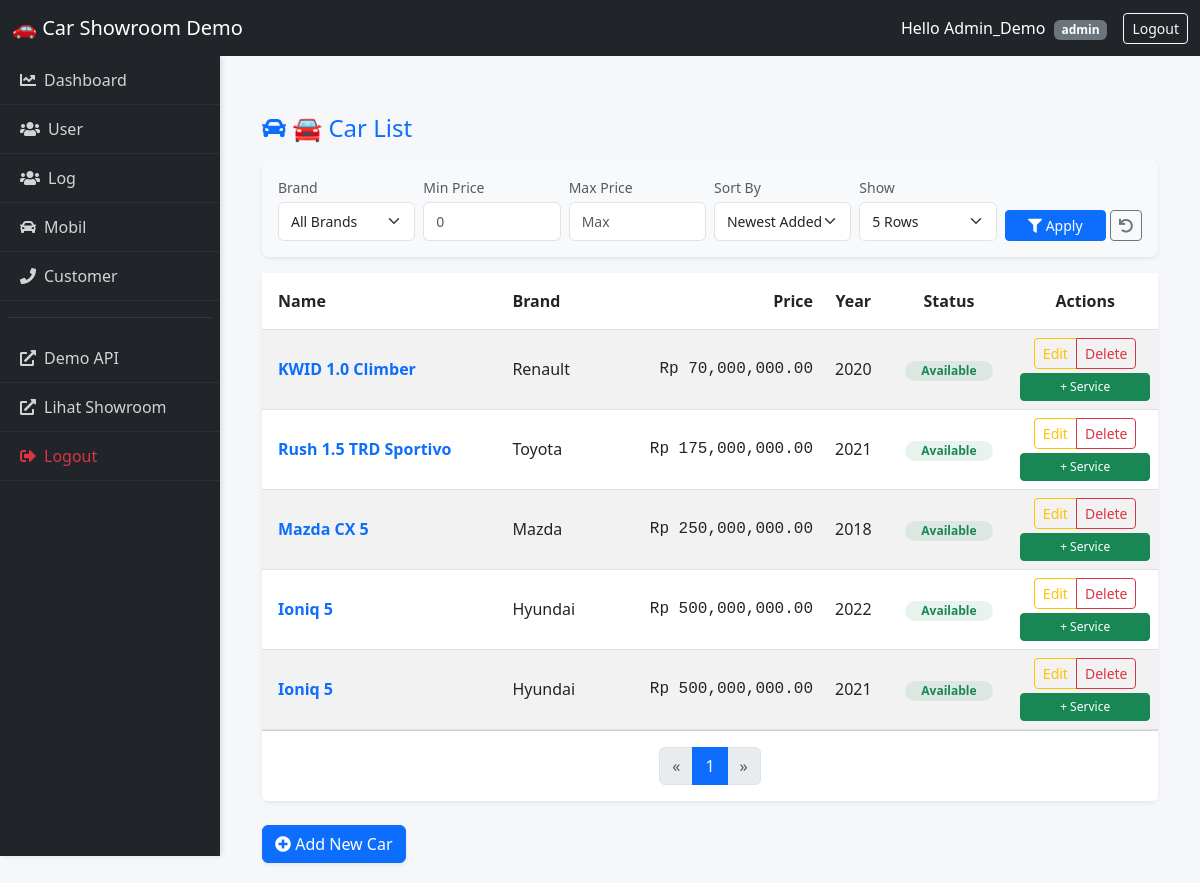
Before: /demo/dashboard/carlist/ (signed in) with the older database file.
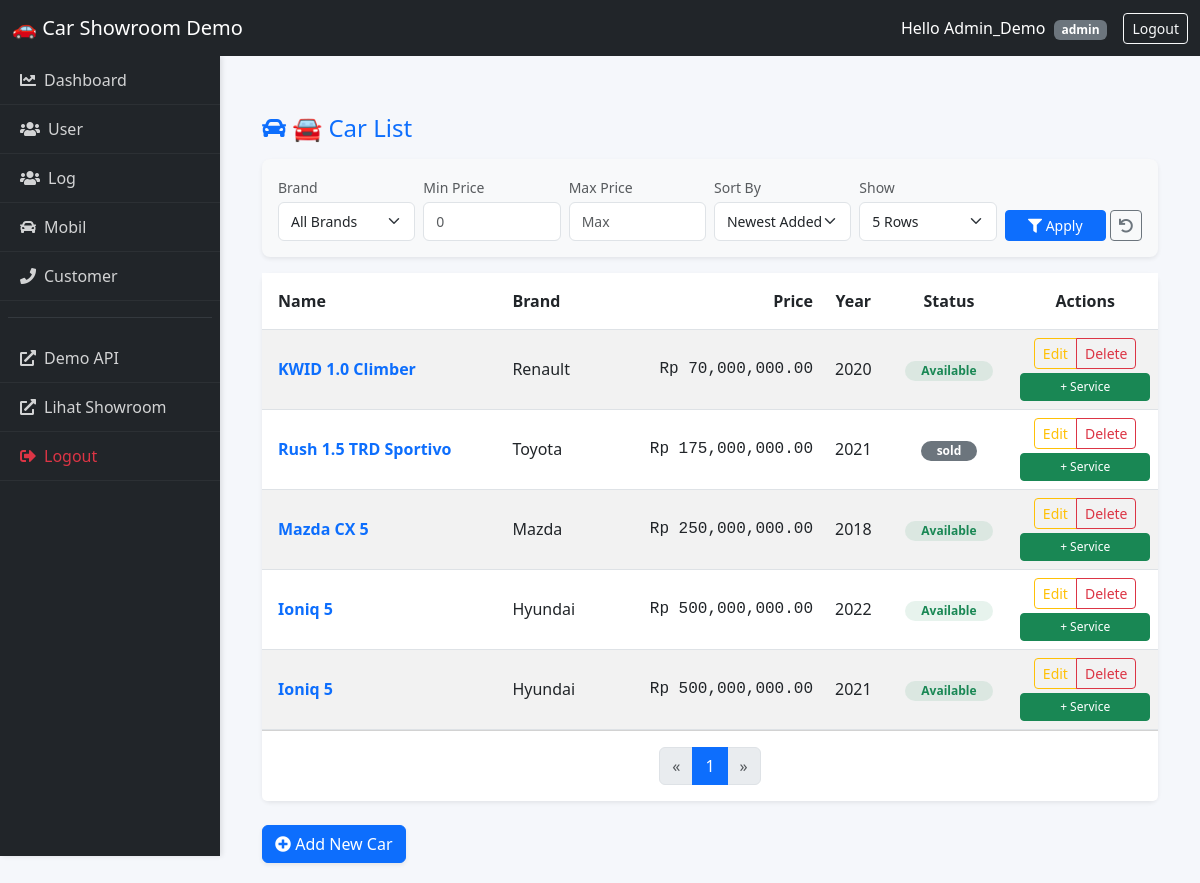
After: the same page with the newer database file.
### cars/models.py (models this page shows, shortened)
class Cars(models.Model):
    id = models.AutoField(primary_key=True)
    nama = models.CharField(max_length=100)
    harga = models.DecimalField(max_digits=12, decimal_places=2)
    merek = models.CharField(max_length=50)
    model = models.CharField(max_length=50)
    tahun = models.IntegerField()
    kilometer = models.IntegerField()
    transmisi = models.CharField(max_length=20, choices=[('auto','Otomatis'), ('manual', 'Manual')])
    jenis_bahan_bakar = models.CharField(max_length=20, choices=[('bensin','Bensin'), ('diesel', 'Diesel'), ('elektrik', 'Elektrik')])
    mesin = models.CharField(max_length=50)
    tempat_duduk = models.IntegerField()
    deskripsi = models.TextField()
    gambar = models.ImageField(upload_to='cars/images/',blank=True, null=True)
    status = models.CharField(max_length=20,
                              choices=[('available','Available'),('sold','Sold'),('booked','Booked')],default='available')

### demo/views.py (the view)
# urls.py: path('dashboard/carlist/', demo_carlist_dashboard, name='demo_carlist_dashboard'),
def demo_carlist_dashboard(request):
    if not request.user.is_authenticated:
        return redirect("demo_login")
    cars_data = Cars.objects.all()
    selected_brand = request.GET.get('brand')
    if selected_brand and selected_brand != "":
        cars_data = cars_data.filter(merek__iexact=selected_brand)
    min_price = request.GET.get('min_price')
    if min_price and min_price != "":
        cars_data = cars_data.filter(harga__gte=min_price)
    max_price = request.GET.get('max_price')
    if max_price and max_price != "":
        cars_data = cars_data.filter(harga__lte=max_price)
    sort_by = request.GET.get('sort', 'newest') # Default: newest
    if sort_by == 'price_low':
        cars_data = cars_data.order_by('harga')       # Harga Terendah
    elif sort_by == 'price_high':
        cars_data = cars_data.order_by('-harga')      # Harga Tertinggi
    elif sort_by == 'year_new':
        cars_data = cars_data.order_by('-tahun')      # Tahun Muda
    elif sort_by == 'year_old':
        cars_data = cars_data.order_by('tahun')       # Tahun Tua
    else:
        cars_data = cars_data.order_by('-id')         # Default (Input Terakhir)
    items_per_page = request.GET.get('paginate_by', 5)
    try:
        items_per_page = int(items_per_page)
    except ValueError:
        items_per_page = 5
    paginator = Paginator(cars_data, items_per_page)
    page_number = request.GET.get('page')
    page_obj = paginator.get_page(page_number)
    brands_list = Cars.objects.values_list('merek', flat=True).distinct().order_by('merek')
    context = {
        "cars": page_obj,
        "items_per_page": items_per_page,
        "brands_list": brands_list,       # Untuk dropdown merek
        "selected_brand": selected_brand, # Agar filter tidak reset saat ganti halaman
        "min_price": min_price,
        "max_price": max_price,
        "current_sort": sort_by,
    }
    return render(request, "demo/car_list_dashboard.html", context)

### demo/templates/demo/car_list_dashboard.html (shortened to what the changed rows need)
{% extends 'demo/base.html' %}
{% load humanize %}
{% block content %}
<div class="container-fluid mt-4">
    <div class="card shadow-sm border-0">
        <div class="card-body p-0">
            <div class="table-responsive">
                <table class="table table-hover table-striped align-middle mb-0">
                    <thead class="bg-light text-dark">
                        <tr>
                            <th class="py-3 ps-3">Name</th>
                            <th class="py-3">Brand</th>
                            <th class="py-3 text-end">Price</th>
                            <th class="py-3 text-center">Year</th>
                            <th class="py-3 text-center">Status</th>
                            {% if request.user.role in 'admin sales' %}
                                <th class="py-3 text-center">Actions</th>
                            {% endif %}
                        </tr>
                    </thead>
                    <tbody>
                        {% for car in cars %}
                        <tr>
                            <td class="ps-3">
                                <a href="{% url 'detail_car' car.id %}" class="fw-bold text-decoration-none text-primary">{{ car.nama }}</a>
                            </td>
                            <td>{{ car.merek }}</td>
                            <td class="text-end font-monospace">Rp {{ car.harga|intcomma }}</td>
                            <td class="text-center">{{ car.tahun }}</td>
                            <td class="text-center">
                                {% if car.status|lower == 'available' %}
                                    <span class="badge bg-success bg-opacity-10 text-success rounded-pill px-3">Available</span>
                                {% else %}
                                    <span class="badge bg-secondary rounded-pill px-3">{{ car.status }}</span>
                                {% endif %}
                            </td>
                            {% if request.user.role == 'admin' %}
                            <td class="text-center">
                                <div class="btn-group" role="group">
                                    <a href="{% url 'update_car' car.id %}?next={% url 'demo_carlist_dashboard' %}" class="btn btn-sm btn-outline-warning">Edit</a>
                                    <a href="{% url 'delete_car' car.id %}?next={% url 'demo_carlist_dashboard' %}" class="btn btn-sm btn-outline-danger" onclick="return confirm('Delete {{ car.nama }}?');">Delete</a>
                                </div>
                                <div class="mt-1">
                                    <a href="{% url 'service_history' car.id %}?next={% url 'demo_carlist_dashboard' %}" class="btn btn-sm btn-success w-100" style="font-size: 0.75rem;">+ Service</a>
                                </div>
                            </td>
                            {% elif request.user.role == 'sales' %}
                            <td class="text-center">
                                <a href="{% url 'update_car' car.id %}?next={% url 'demo_carlist_dashboard' %}" class="btn btn-sm btn-warning text-white">Update</a>
                            </td>
                            {% endif %}
                        </tr>
                        {% endfor %}
                    </tbody>
                </table>
            </div>
        </div>
    </div>
</div>
{% endblock %}

Changed rows visible on the page:
changed Cars "Rush 1.5 TRD Sportivo": status (not shown) → "sold"; no longer shows "Available"
